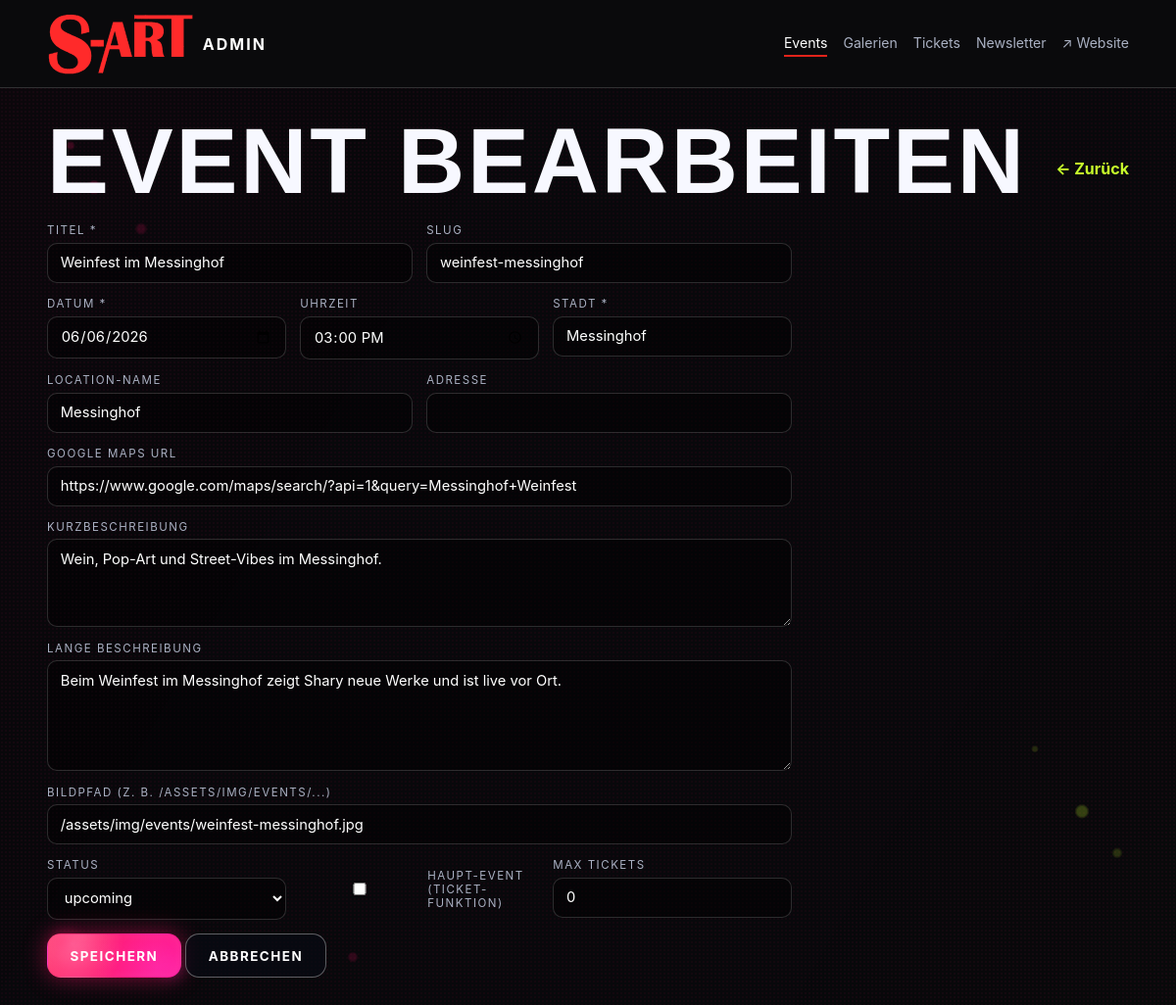
/admin/event-edit.php?id=3, run on the app's committed database.
### tables this page shows
CREATE TABLE IF NOT EXISTS events (
  id INT UNSIGNED AUTO_INCREMENT PRIMARY KEY,
  title VARCHAR(255) NOT NULL,
  slug VARCHAR(255) UNIQUE,
  event_date DATE NOT NULL,
  event_time TIME NULL,
  city VARCHAR(255) NOT NULL,
  location_name VARCHAR(255) NULL,
  address VARCHAR(255) NULL,
  description_short TEXT NULL,
  description_long TEXT NULL,
  image_path VARCHAR(500) NULL,
  status ENUM('upcoming','past','draft') DEFAULT 'upcoming',
  is_opening TINYINT(1) DEFAULT 0,
  max_tickets INT UNSIGNED DEFAULT 600,
  google_maps_url VARCHAR(500) NULL,
  created_at DATETIME DEFAULT CURRENT_TIMESTAMP,
  updated_at DATETIME DEFAULT CURRENT_TIMESTAMP ON UPDATE CURRENT_TIMESTAMP
);

### includes/functions.php (called while the page is built, shortened)
<?php
require_once __DIR__ . '/../config/database.php';
function e(?string $value): string
{
    return htmlspecialchars((string) $value, ENT_QUOTES, 'UTF-8');
}
function fetchOne(string $sql, array $params = []): ?array
{
    global $pdo;
    $stmt = $pdo->prepare($sql);
    $stmt->execute($params);
    $row = $stmt->fetch();
    return $row ?: null;
}

### admin/event-edit.php (the view, shortened to what this page needs)
<?php
$id = isset($_GET['id']) ? (int) $_GET['id'] : 0;
$item = [
    'title' => '', 'slug' => '', 'event_date' => '', 'event_time' => '',
    'city' => '', 'location_name' => '', 'address' => '',
    'description_short' => '', 'description_long' => '', 'image_path' => '',
    'status' => 'upcoming', 'is_opening' => 0, 'max_tickets' => 0,
    'google_maps_url' => '',
];
if ($id) {
    $item = fetchOne('SELECT * FROM events WHERE id=:id', ['id' => $id]) ?? $item;
}
require __DIR__ . '/_header.php';
?>
<div class="admin-page-head">
  <h1><?= $id ? 'Event bearbeiten' : 'Neues Event' ?></h1>
  <a class="text-link" href="/admin/events.php">← Zurück</a>
</div>
<form method="post" class="admin-form">
  <div class="form-grid-2">
    <label class="field"><span>Titel *</span><input name="title" required value="<?= e($item['title']) ?>"></label>
    <label class="field"><span>Slug</span><input name="slug" value="<?= e($item['slug']) ?>"></label>
  </div>
  <div class="form-grid-3">
    <label class="field"><span>Datum *</span><input type="date" name="event_date" required value="<?= e($item['event_date']) ?>"></label>
    <label class="field"><span>Uhrzeit</span><input type="time" name="event_time" value="<?= e((string) $item['event_time']) ?>"></label>
    <label class="field"><span>Stadt *</span><input name="city" required value="<?= e($item['city']) ?>"></label>
  </div>
  <div class="form-grid-2">
    <label class="field"><span>Location-Name</span><input name="location_name" value="<?= e((string) $item['location_name']) ?>"></label>
    <label class="field"><span>Adresse</span><input name="address" value="<?= e((string) $item['address']) ?>"></label>
  </div>
  <label class="field"><span>Google Maps URL</span><input name="google_maps_url" value="<?= e((string) $item['google_maps_url']) ?>"></label>
  <label class="field"><span>Kurzbeschreibung</span><textarea name="description_short"><?= e((string) $item['description_short']) ?></textarea></label>
  <label class="field"><span>Lange Beschreibung</span><textarea name="description_long" rows="5"><?= e((string) $item['description_long']) ?></textarea></label>
  <label class="field"><span>Bildpfad (z. B. /assets/img/events/...)</span><input name="image_path" value="<?= e((string) $item['image_path']) ?>"></label>
  <div class="form-grid-3">
    <label class="field">
      <span>Status</span>
      <select name="status">
        <?php foreach (['upcoming', 'past', 'draft'] as $s): ?>
          <option value="<?= $s ?>" <?= $item['status'] === $s ? 'selected' : '' ?>><?= $s ?></option>
        <?php endforeach; ?>
      </select>
    </label>
    <label class="field check-field">
      <input type="checkbox" name="is_opening" value="1" <?= (int) $item['is_opening'] === 1 ? 'checked' : '' ?>>
      <span>Haupt-Event (Ticket-Funktion)</span>
    </label>
    <label class="field"><span>Max Tickets</span><input type="number" name="max_tickets" min="0" value="<?= (int) $item['max_tickets'] ?>"></label>
  </div>
  <div>
    <button class="btn btn-primary" type="submit">Speichern</button>
    <a class="btn btn-ghost" href="/admin/events.php">Abbrechen</a>
  </div>
</form>
<?php require __DIR__ . '/_footer.php'; ?>

### data on the page
events: title "Weinfest im Messinghof", slug "weinfest-messinghof", event_date "06/06/2026", event_time "15:00:00", city "Messinghof", location_name "Messinghof", google_maps_url "https://www.google.com/maps/search/?api=1&query=Messinghof+Weinfest", description_short "Wein, Pop-Art und Street-Vibes im Messinghof.", description_long "Beim Weinfest im Messinghof zeigt Shary neue Werke und ist live vor Ort.", image_path "/assets/img/events/weinfest-messinghof.jpg", status "upcoming", max_tickets "0"
